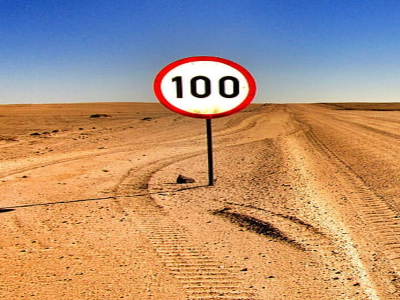
#> input picture Image Processing and Camera Calibration/Q2imageA.png, 400 x 300 px
$ python 'Stitching images.py'
#> lines starting #> are read from the running program, lines starting #| are printed output that depends on the picture
import cv2 as cv

import numpy as np

# reading of the images
imgA = cv.imread('Q2imageA.png')
#> imgA is the input picture: shape (300, 400, 3); mean B, G, R 120.7, 145.8, 179.1
imgB = cv.imread('Q2imageB.png')
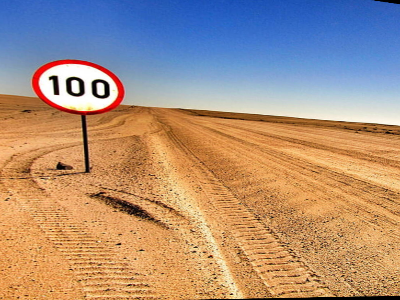
#> input picture Image Processing and Camera Calibration/Q2imageB.png, 400 x 300 px
#> imgB is the input picture: shape (300, 400, 3); mean B, G, R 125.8, 144.8, 171.5

#  using the orb as it is efficient to track features
orb_obj = cv.ORB_create()
kp1 = orb_obj.detect(imgA,None)
#> kp1 = 480 keypoints; strongest (x, y, size): (199, 81, 53.6), (228, 81, 53.6), (228, 92, 53.6), (200, 92, 53.6)
kp2 = orb_obj.detect(imgB,None)
#> kp2 = 451 keypoints; strongest (x, y, size): (101, 94, 37.2), (73, 80, 37.2), (98, 83, 37.2), (75, 82, 44.6)

# find the keypoints and descriptors with orb
kp1, des1 = orb_obj.compute(imgA, kp1)
kp2, des2 = orb_obj.compute(imgB, kp2)

# # BFMatcher with default parameters
bf = cv.BFMatcher()
#  finding matches between two images
matches = bf.knnMatch(des1, des2, k = 2)
#> matches = 480 matches

# finding good matches with ratio test
good = []
for m,n in matches:
    if m.distance < 0.75*n.distance:
        good.append([m])
#> after the loop, good = 60 matches

# stiching the two images
img3 = cv.drawMatchesKnn(imgA, kp1, imgB, kp2, good, flags = 2, outImg = None)
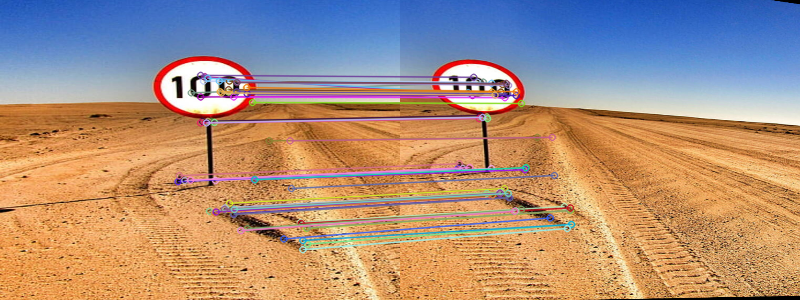
#> img3: shape (300, 800, 3); mean B, G, R 125.8, 144.1, 172.4

# source and desitination points
sPoints = np.array([kp1[m[0].queryIdx].pt for m in good])
#> sPoints = 60 pairs, first value 177.6 to 307.2, second value 74.88 to 249.1
dPoints = np.array([kp2[m[0].trainIdx].pt for m in good])
#> dPoints = 60 pairs, first value 57.6 to 171, second value 76.8 to 228

# applying homography
H, __ = cv.findHomography( dPoints, sPoints, cv.RANSAC, 4.0)
#> H = [[0.979, -0.0517, 123.7], [-0.126, 1.1, -2.75], [-0.000474, -4.85e-05, 1]]
# assigning w and h for image a for warping
w, h,_ = imgA.shape
#> w = 300; h = 400
# for warping image b to image a
img_B_corners = np.array([[0, 0, 1], [0, w, 1], [h, w, 1], [h, 0, 1]])
warped_corners = H @ img_B_corners.T
#> warped_corners = [[123.7, 108.2, 499.6, 515.1], [-2.75, 327.8, 277.6, -52.96], [1, 0.985, 0.796, 0.81]]
warped_corners = np.int0(np.round(warped_corners/warped_corners[2]))
#> warped_corners = [[124, 110, 628, 636], [-3, 333, 349, -65], [1, 1, 1, 1]]

print(warped_corners)
#| [[124 110 628 636]
#|  [ -3 333 349 -65]
#|  [  1   1   1   1]]
h2 = warped_corners[0, -1]
#> h2 = 636
warped_image = cv.warpPerspective(imgB, H, (h2, w))
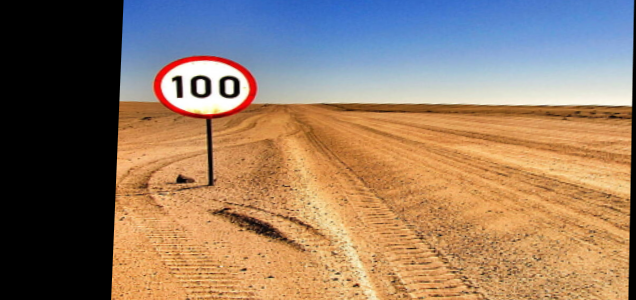
#> warped_image: shape (300, 636, 3); mean B, G, R 100.6, 121.4, 146.5

#  creating a black image which will be superimposesd on image a
imgblack = np.zeros((w, h2, 3), np.uint8)
imgblack[:, :h , :] = imgA
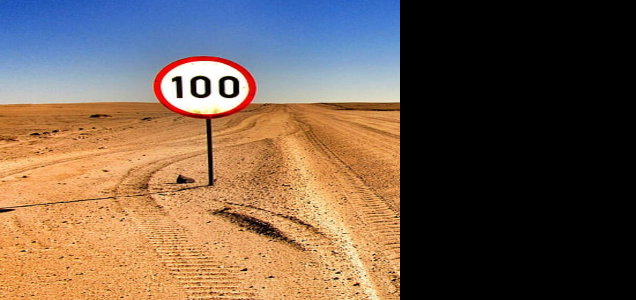
#> imgblack: shape (300, 636, 3); mean B, G, R 75.9, 91.7, 112.7
cv.fillPoly(imgblack, [warped_corners[:2, :].T], 0)
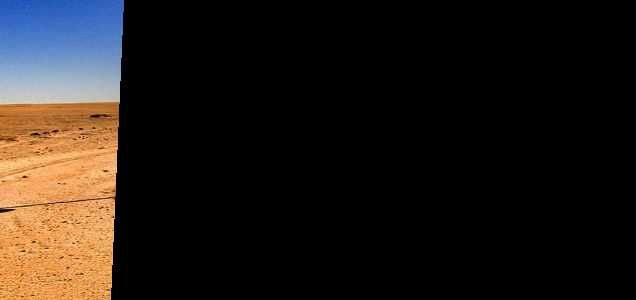
#> imgblack: shape (300, 636, 3); mean B, G, R 22.6, 27.1, 33.4

# stiching the images
stiched = warped_image + imgblack
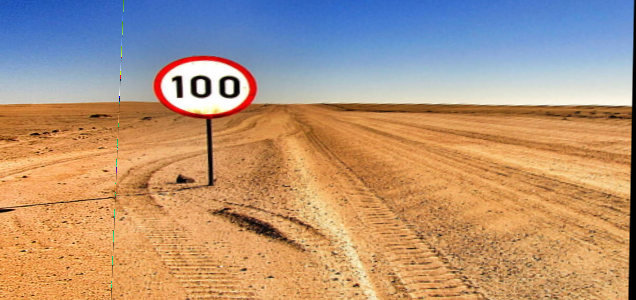
#> stiched: shape (300, 636, 3); mean B, G, R 123.1, 148.5, 179.7
# clearing the unwanted line using median blur
# stiched = cv.medianBlur(stiched, ksize=3)
# showing the images
cv.imshow('matching lines', img3)
cv.imshow('stiched', stiched)
cv.waitKey(0)
